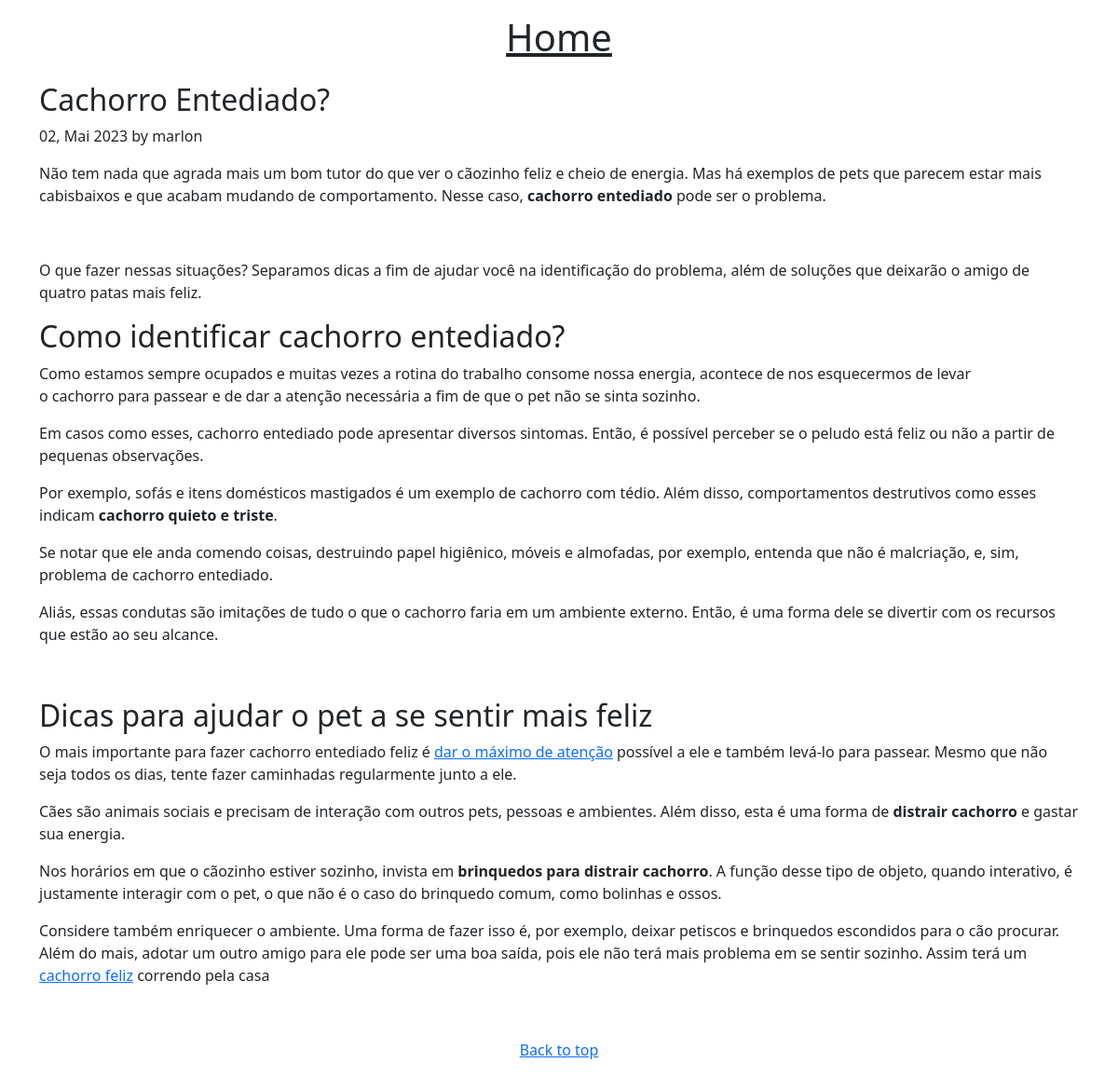
Screenshot of /post/2 with the database file from the repository.
### blog/models.py (models this page shows, shortened)
class Post(models.Model):
    title = models.CharField(max_length=255)
    summary = RichTextField()
    content = RichTextUploadingField()
    author = models.ForeignKey(User, on_delete=models.PROTECT)
    pub_date = models.DateTimeField(auto_now_add=True)

### blog/views.py (the view)
# urls.py: path('post/<int:post_id>', views.post),
def post(request, post_id):
    post = Post.objects.get(pk=post_id)
    return render(request, 'post.html', {'post': post})

### templates/post.html
{% extends 'main.html' %}
{% block content %}
        <div class="blog-post">
            <h2 class="blog-post-title">{{ post.title }}</h2>
            <p class="blog-post-meta">{{ post.pub_date|date:'d, M Y' }} by {{ post.author }}</p>
            {{ post.content|safe }}
        </div>
        <footer class="blog-footer text-center">
            <p><a href="/post/{{ post.pk }}">Back to top</a></p>
        </footer>
{% endblock %}

### rows the page displays
Post: title "Cachorro Entediado?", pub_date "02, Mai 2023", author "marlon", content "Não tem nada que agrada mais um bom tutor do que ver o cãozinho feliz e cheio de energia. Mas há exemplos de pets que parecem estar mais cabisbaixos e que acabam mudando de comportamento. Nesse caso, cachorro entediado pode ser o problema. O que fazer nessas situações? Separamos dicas a fim de ajudar você na identificação do problema, além de soluções que deixarão o amigo de quatro patas mais feliz. Como identificar cachorro entediado? Como estamos sempre ocupados e muitas vezes a rotina do trabalho consome nossa energia, acontece de nos esquecermos de levar o cachorro para passear e de dar a atenção necessária a fim de que o pet não se sinta sozinho. Em casos como esses, cachorro entediado…"
